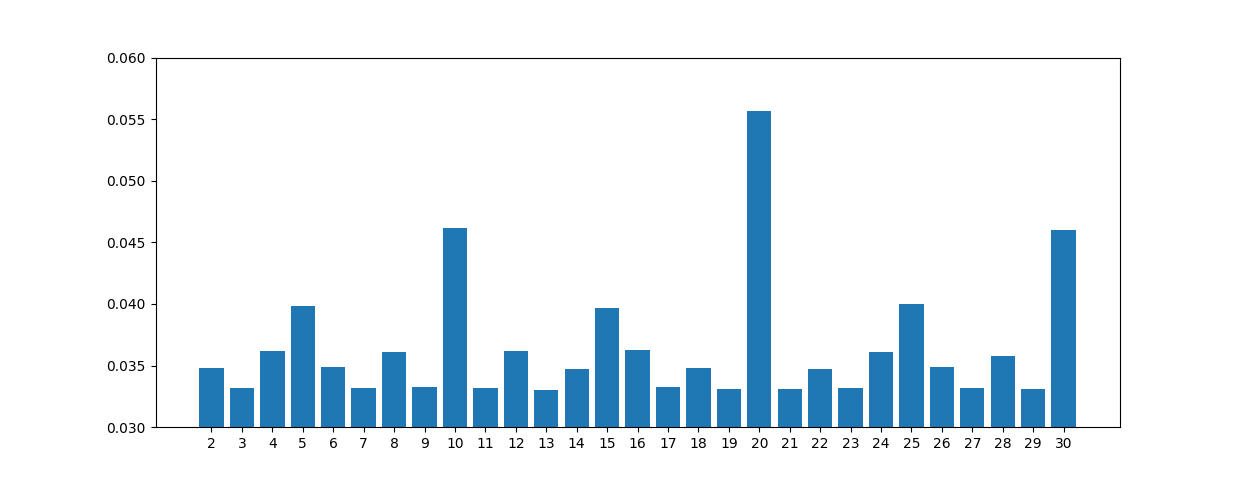

Generate this figure with Python:
from funcs import *
import matplotlib.pyplot as plt


# =======================================    task 3    ======================================

ct_fname: str = "CText.txt"


with (open(ct_fname, mode='r', encoding="utf8") as f_in):
    ct = f_in.read()


# fing key len with best I
key_len_I = find_r_alg_1(ct, 30, 0.0, 0.06)
plt.bar(list(key_len_I.keys()), list(key_len_I.values()))
plt.xticks(list(range(2, 31)))
plt.ylim(0.03, 0.06)
plt.show()

print(sort_dict(key_len_I))



# most common letters in CT
most_common_ct_letters = top_letter_in_each_block(ct, 20)
for l in most_common_ct_letters:
    print(f"{l[0]}: {l[1]}")

key = guess_key(ct, 20)
print(key)

with (open(f"OText.txt", mode='w+', encoding="utf8") as f_out):
    f_out.write(decrypt_V(ct, key))
